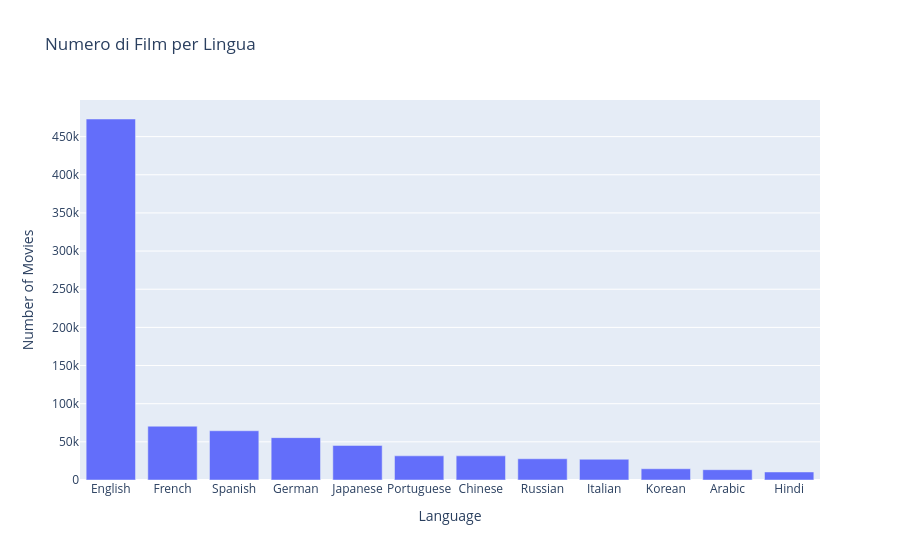

Notebook source saved alongside this figure:
### Markdown cell above
### Interactive charts
now we will create interactive charts using Plotly, displying the top 12 languages.

### Code cell
fig = px.bar(df_grouped.head(12), x='Language', y='Number of Movies', title='Numero di Film per Lingua')
fig.show()

### Figure 1 — Plotly figure (JSON) as saved in the notebook; plotly's stock layout.template omitted (floating-point values rounded to 4 significant figures)
{"data": [{"alignmentgroup": "True", "hovertemplate": "Language=%{x}<br>Number of Movies=%{y}<extra></extra>", "legendgroup": "", "marker": {"color": "#636efa", "pattern": {"shape": ""}}, "name": "", "offsetgroup": "", "orientation": "v", "showlegend": false, "textposition": "auto", "x": ["English", "French", "Spanish", "German", "Japanese", "Portuguese", "Chinese", "Russian", "Italian", "Korean", "Arabic", "Hindi"], "xaxis": "x", "y": [473068, 70487, 64539, 55524, 45287, 31670, 31628, 27820, 27208, 14740, 13495, 10505], "yaxis": "y", "type": "bar"}], "layout": {"xaxis": {"anchor": "y", "domain": [0.0, 1.0], "title": {"text": "Language"}}, "yaxis": {"anchor": "x", "domain": [0.0, 1.0], "title": {"text": "Number of Movies"}}, "legend": {"tracegroupgap": 0}, "title": {"text": "Numero di Film per Lingua"}, "barmode": "relative"}}
